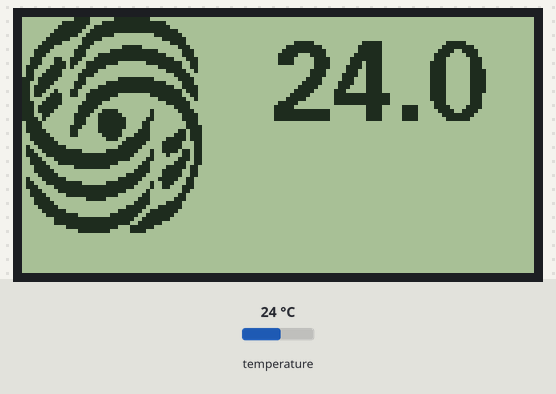
Recording of a sketch running on a simulated Arduino Uno, built with avr-gcc and run on an emulated ATmega328P. Shown: 128×64 one-colour display. The test bench sets the inputs (shaded band); at power-on: temperature 24 °C.

Above: at 2.4 s.
2.5 s: temperature set to 12 °C
At 4.9 s:
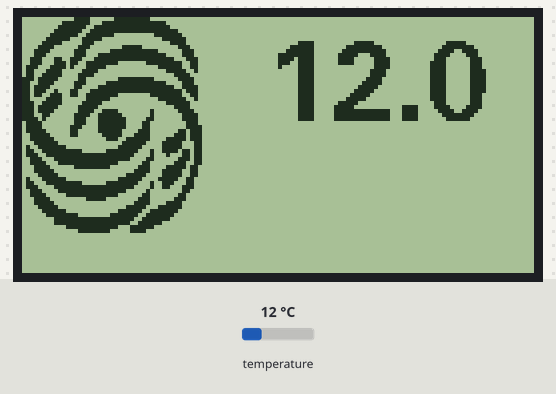
5.3 s: temperature set to 19 °C
At 6.8 s:
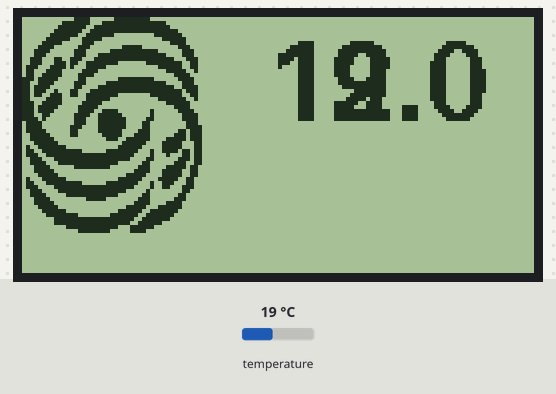
9.6 s: temperature set to 28 °C
At 10.9 s:
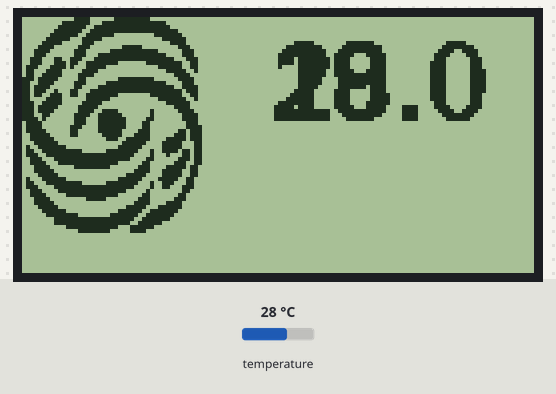
Timing chart, 0 to 12.6 s (numbered marks = the images above; inputs shaded):
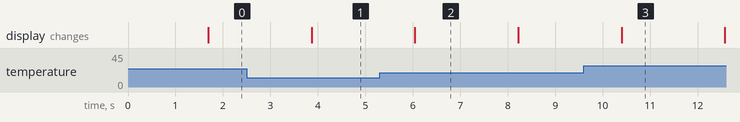

Measured:
- after the input at 2.5 s, the display: changes after 1.4 s (image 1)
- after the input at 5.3 s, the display: changes after 0.74 s (image 2)
- after the input at 9.6 s, the display: changes after 0.80 s (image 3)
- what the display in image 2 shows lasts 2.2 s, from 6.0 s to 8.2 s

The sketch:

LCD_TEMP.ino
```cpp
#include "U8glib.h"
#include <OneWire.h>
#include <DallasTemperature.h>

#define SCK_PIN  8
#define MOSI_PIN 7
#define CS_PIN   6

#define TEMP_PIN 10

U8GLIB_ST7920_128X64_4X u8g(SCK_PIN, MOSI_PIN, CS_PIN);	// SPI Com: SCK = en, MOSI = rw, CS = di

OneWire  oneWire(TEMP_PIN);  // on pin 10 (a 4.7K resistor is necessary)
DallasTemperature sensors(&oneWire);
DeviceAddress insideThermometer = { 0x28, 0x41, 0xAC, 0x23, 0x05, 0x0, 0x0, 0x83 };

const uint8_t rook_bitmap[] U8G_PROGMEM = {
0x0, 0x7, 0x81, 0xFF, 0x0, 0x0,
0x0, 0x3F, 0x8F, 0xFF, 0xF0, 0x0,
0x0, 0x7F, 0x3F, 0xFF, 0xF8, 0x0,
0x0, 0xFE, 0x7F, 0xFF, 0xFE, 0x0,
0x1, 0xFC, 0xFE, 0x0, 0x7F, 0x0,
0x3, 0xF1, 0xF0, 0x0, 0x1F, 0x80,
0x7, 0xC1, 0xC0, 0x0, 0x7, 0x80,
0xF, 0x3, 0x80, 0x7C, 0x1, 0xC0,
0x1E, 0x7, 0x3, 0xFF, 0xC0, 0xE0,
0x1C, 0x7, 0x1F, 0xFF, 0xF0, 0xE0,
0x38, 0xCE, 0x3F, 0xFF, 0xFC, 0x70,
0x38, 0xEC, 0xFF, 0x1, 0xFF, 0x30,
0x71, 0xE8, 0xF8, 0x0, 0x3F, 0x30,
0x63, 0xC1, 0xE0, 0x0, 0xF, 0x90,
0x67, 0xC3, 0xC0, 0x0, 0x3, 0xC0,
0xEF, 0x83, 0x0, 0xFF, 0x81, 0xE0,
0xCF, 0x7, 0x7, 0xFF, 0xF0, 0xE0,
0xDE, 0x6, 0x1F, 0xFF, 0xFC, 0xF0,
0xDC, 0x8C, 0x7F, 0xFF, 0xFF, 0x70,
0xD9, 0xCC, 0xFF, 0x0, 0xFF, 0x30,
0xC3, 0xC0, 0xFC, 0x0, 0x3F, 0x90,
0xE7, 0xC1, 0xF0, 0x0, 0xF, 0xC0,
0xEF, 0x83, 0xE0, 0x0, 0x3, 0xC0,
0xEF, 0x3, 0xCF, 0x0, 0x81, 0xE0,
0xE6, 0x7, 0x9F, 0x80, 0x80, 0xF0,
0xF4, 0x7, 0x1F, 0xC1, 0x80, 0xF0,
0x78, 0x7, 0x1F, 0xC3, 0x0, 0x70,
0x78, 0xE, 0x1F, 0xC3, 0x0, 0x78,
0x7C, 0xC, 0x1F, 0x87, 0x1, 0xB8,
0x3E, 0xC, 0xF, 0x8F, 0x3, 0xB8,
0x3F, 0x0, 0x7, 0x3F, 0xF, 0xB8,
0x1F, 0x80, 0x0, 0x7E, 0x1F, 0x18,
0x4F, 0xE0, 0x0, 0xFC, 0x1F, 0x18,
0x67, 0xFE, 0x7, 0xF8, 0x9E, 0xD8,
0x73, 0xFF, 0xFF, 0xF0, 0x88, 0xD8,
0x38, 0xFF, 0xFF, 0xE1, 0x81, 0xD8,
0x3C, 0x7F, 0xFF, 0x3, 0x3, 0x98,
0x1E, 0x7, 0xFC, 0x7, 0xF, 0xB0,
0x1F, 0x0, 0x0, 0xF, 0x1F, 0x30,
0xF, 0x80, 0x0, 0x3E, 0x1F, 0x30,
0x47, 0xE0, 0x0, 0xFC, 0x3E, 0x60,
0x63, 0xFE, 0x7, 0xF8, 0x9C, 0x60,
0x70, 0xFF, 0xFF, 0xF0, 0x98, 0xE0,
0x38, 0x7F, 0xFF, 0xC1, 0x0, 0xC0,
0x3C, 0x1F, 0xFF, 0x3, 0x1, 0x80,
0x1E, 0x0, 0xF8, 0x7, 0x3, 0x80,
0x1F, 0x0, 0x0, 0xF, 0xF, 0x0,
0xF, 0x80, 0x0, 0x3E, 0x3F, 0x0,
0x7, 0xE0, 0x0, 0xFC, 0xFE, 0x0,
0x3, 0xFC, 0x3, 0xF9, 0xFC, 0x0,
0x0, 0xFF, 0xFF, 0xF3, 0xF8, 0x0,
0x0, 0xFF, 0xFF, 0xE7, 0xE0, 0x0,
0x0, 0x1F, 0xFF, 0x1F, 0x80, 0x0,
0x0, 0x3, 0xFC, 0x1E, 0x0, 0x0
};


#define BUF_LEN 6
//only for DS18B20
String getTemp()
{
   char tempBuf[BUF_LEN];
   if (!sensors.getAddress(insideThermometer, 0))
     return String("fail");
  sensors.requestTemperatures();
  float t = sensors.getTempC(insideThermometer);
  dtostrf(t, BUF_LEN-1, 1, tempBuf);
  String str;
  //if (t > 0)
  //  str = "+";
  str = tempBuf;
  return str;
}

char tempBuf[BUF_LEN];

void draw(void) {
  // graphic commands to redraw the complete screen should be placed here
  //u8g.setFont(u8g_font_unifont);
  u8g.setFont(u8g_font_fub20);

  String str = getTemp();
  str.toCharArray(tempBuf, BUF_LEN);
  u8g.drawStr( 54, 26, tempBuf);

  u8g.drawBitmapP( 0, 0, 6, 54, rook_bitmap);
}

void setup(void) {
  u8g.setColorIndex(1);
  sensors.begin();


}

void loop(void) {
  // picture loop
  u8g.firstPage();
  do {
    draw();
  } while( u8g.nextPage() );

  // rebuild the picture after some delay
  delay(500);
}
```
